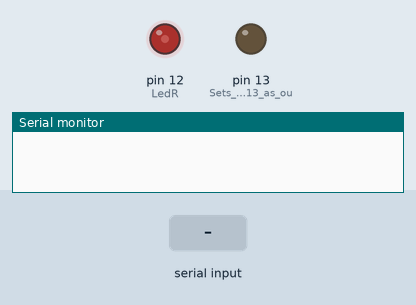
A sketch run on a simulated Arduino Uno, built with avr-gcc and run on an emulated ATmega328P. Parts: output pins drawn as LEDs (lit = HIGH), the last lines printed to the serial monitor. The test bench sets the inputs (shaded band).

Above: at 1.2 s.
1.3 s: "0\n" received over Serial
At 1.47 s:
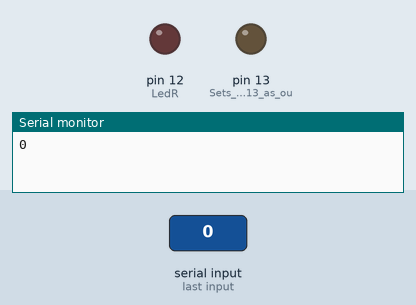
3.0 s: byte 49 ('1') received over Serial
At 3.5 s:
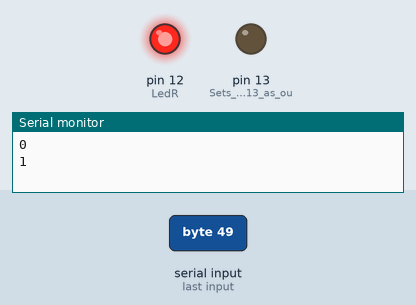
6.0 s: "6\n" received over Serial
Timing chart, 0 to 10.1 s (numbered marks = the images above; inputs shaded):
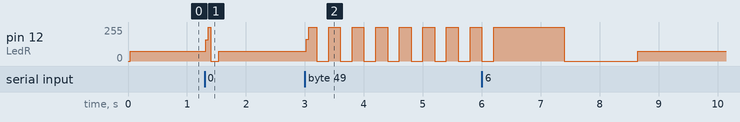

Measured:
- after the input at 1.3 s, pin 12 (LedR): 72/255 → 0/255 at once, → 72/255 0.22 s later
- after the input at 3.0 s, pin 12 (LedR): 72/255 → 164/255 at once, then moves between 0/255 and 255/255, repeating every 0.80 s

The sketch:

test_bluetooth_led.ino
```cpp
/*
* Bluetooh Basic: LED ON OFF - Avishkar
* Coder - Mayoogh Girish
* Website - http://bit.do/Avishkar
* Download the App : https://github.com/Mayoogh/Arduino-Bluetooth-Basic
* This program lets you to control a LED on pin 13 of arduino using a bluetooth module
*/
char data = 0;            //Variable for storing received data
#define LedR 12
int delayPeriod = 0;
void setup()
{
    Serial.begin(9600);   //Sets the baud for serial data transmission
    pinMode(13, OUTPUT);  //Sets digital pin 13 as output pin
    pinMode(LedR, OUTPUT);
}
void loop()
{

   if(Serial.available() > 0)      // Send data only when you receive data:
   {
      data = Serial.read();        //Read the incoming data & store into data
      Serial.print(data);          //Print Value inside data in Serial monitor
      Serial.print("\n");
      if(data == '0'){              // Checks whether value of data is equal to 1
        // digitalWrite(13, HIGH);   //If value is 1 then LED turns ON
         delayPeriod = 100;
      }
      else if(data == '1'){         //  Checks whether value of data is equal to 0
       //  digitalWrite(13, LOW);    //If value is 0 then LED turns OFF
         delayPeriod = 200;
      }
       else if(data == '2'){         //  Checks whether value of data is equal to 0
       //  digitalWrite(13, LOW);    //If value is 0 then LED turns OFF
         delayPeriod = 400;
      }
       else if(data == '3'){         //  Checks whether value of data is equal to 0
       //  digitalWrite(13, LOW);    //If value is 0 then LED turns OFF
         delayPeriod = 600;
      }
       else if(data == '4'){         //  Checks whether value of data is equal to 0
       //  digitalWrite(13, LOW);    //If value is 0 then LED turns OFF
         delayPeriod = 800;
      }
       else if(data == '5'){         //  Checks whether value of data is equal to 0
       //  digitalWrite(13, LOW);    //If value is 0 then LED turns OFF
         delayPeriod = 1000;
      }
       else if(data == '6'){         //  Checks whether value of data is equal to 0
       //  digitalWrite(13, LOW);    //If value is 0 then LED turns OFF
         delayPeriod = 1200;
      }
       else if(data == '7'){         //  Checks whether value of data is equal to 0
       //  digitalWrite(13, LOW);    //If value is 0 then LED turns OFF
         delayPeriod = 1400;
      }
      else if(data == '8'){         //  Checks whether value of data is equal to 0
       //  digitalWrite(13, LOW);    //If value is 0 then LED turns OFF
         delayPeriod = 1600;
      }
      else if(data == '9'){         //  Checks whether value of data is equal to 0
       //  digitalWrite(13, LOW);    //If value is 0 then LED turns OFF
         delayPeriod = 1800;
      }else{
        delayPeriod = 0;
      }
   }
  digitalWrite(LedR, HIGH);
  delay(delayPeriod);
  digitalWrite(LedR, LOW);
  delay(delayPeriod);
}
```
